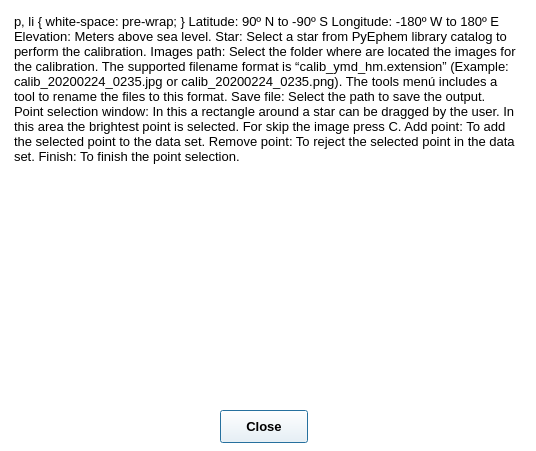
<?xml version="1.0" encoding="UTF-8"?>
<ui version="4.0">
 <class>help_manual_2</class>
 <widget class="QDialog" name="help_manual_2">
  <property name="geometry">
   <rect>
    <x>0</x>
    <y>0</y>
    <width>536</width>
    <height>451</height>
   </rect>
  </property>
  <property name="font">
   <font>
    <family>Arial</family>
   </font>
  </property>
  <property name="windowTitle">
   <string>Identify star (manual mode) - Help</string>
  </property>
  <property name="styleSheet">
   <string notr="true">background-color: rgb(255, 255, 255)</string>
  </property>
  <widget class="QTextBrowser" name="help_manual">
   <property name="geometry">
    <rect>
     <x>10</x>
     <y>10</y>
     <width>511</width>
     <height>391</height>
    </rect>
   </property>
   <property name="font">
    <font>
     <family>Arial</family>
     <pointsize>10</pointsize>
    </font>
   </property>
   <property name="frameShape">
    <enum>QFrame::NoFrame</enum>
   </property>
   <property name="frameShadow">
    <enum>QFrame::Plain</enum>
   </property>
   <property name="lineWidth">
    <number>0</number>
   </property>
   <property name="html">
    <string>&lt;!DOCTYPE HTML PUBLIC &quot;-//W3C//DTD HTML 4.0//EN&quot; &quot;http://www.w3.org/TR/REC-html40/strict.dtd&quot;&gt;
&lt;html&gt;&lt;head&gt;&lt;meta name=&quot;qrichtext&quot; content=&quot;1&quot; /&gt;&lt;style type=&quot;text/css&quot;&gt;
p, li { white-space: pre-wrap; }
&lt;/style&gt;&lt;/head&gt;&lt;body style=&quot; font-family:'Arial'; font-size:10pt; font-weight:400; font-style:normal;&quot;&gt;
&lt;p style=&quot; margin-top:0px; margin-bottom:0px; margin-left:0px; margin-right:0px; -qt-block-indent:0; text-indent:0px;&quot;&gt;&lt;span style=&quot; font-weight:600;&quot;&gt;Latitude: &lt;/span&gt;90º N to -90º S&lt;/p&gt;
&lt;p style=&quot;-qt-paragraph-type:empty; margin-top:0px; margin-bottom:0px; margin-left:0px; margin-right:0px; -qt-block-indent:0; text-indent:0px;&quot;&gt;&lt;br /&gt;&lt;/p&gt;
&lt;p style=&quot; margin-top:0px; margin-bottom:0px; margin-left:0px; margin-right:0px; -qt-block-indent:0; text-indent:0px;&quot;&gt;&lt;span style=&quot; font-weight:600;&quot;&gt;Longitude:&lt;/span&gt; -180º W to 180º E&lt;/p&gt;
&lt;p style=&quot;-qt-paragraph-type:empty; margin-top:0px; margin-bottom:0px; margin-left:0px; margin-right:0px; -qt-block-indent:0; text-indent:0px;&quot;&gt;&lt;br /&gt;&lt;/p&gt;
&lt;p style=&quot; margin-top:0px; margin-bottom:0px; margin-left:0px; margin-right:0px; -qt-block-indent:0; text-indent:0px;&quot;&gt;&lt;span style=&quot; font-weight:600;&quot;&gt;Elevation:&lt;/span&gt; Meters above sea level.&lt;/p&gt;
&lt;p style=&quot;-qt-paragraph-type:empty; margin-top:0px; margin-bottom:0px; margin-left:0px; margin-right:0px; -qt-block-indent:0; text-indent:0px;&quot;&gt;&lt;br /&gt;&lt;/p&gt;
&lt;p style=&quot; margin-top:0px; margin-bottom:0px; margin-left:0px; margin-right:0px; -qt-block-indent:0; text-indent:0px;&quot;&gt;&lt;span style=&quot; font-weight:600;&quot;&gt;Star:&lt;/span&gt; Select a star from PyEphem library catalog to perform the calibration.&lt;/p&gt;
&lt;p style=&quot;-qt-paragraph-type:empty; margin-top:0px; margin-bottom:0px; margin-left:0px; margin-right:0px; -qt-block-indent:0; text-indent:0px;&quot;&gt;&lt;br /&gt;&lt;/p&gt;
&lt;p style=&quot; margin-top:0px; margin-bottom:0px; margin-left:0px; margin-right:0px; -qt-block-indent:0; text-indent:0px;&quot;&gt;&lt;span style=&quot; font-weight:600;&quot;&gt;Images path:&lt;/span&gt; Select the folder where are located the images for the calibration. The supported filename format is “calib_ymd_hm.extension” (Example: calib_20200224_0235.jpg or calib_20200224_0235.png). The tools menú includes a tool to rename the files to this format.&lt;/p&gt;
&lt;p style=&quot;-qt-paragraph-type:empty; margin-top:0px; margin-bottom:0px; margin-left:0px; margin-right:0px; -qt-block-indent:0; text-indent:0px;&quot;&gt;&lt;br /&gt;&lt;/p&gt;
&lt;p style=&quot; margin-top:0px; margin-bottom:0px; margin-left:0px; margin-right:0px; -qt-block-indent:0; text-indent:0px;&quot;&gt;&lt;span style=&quot; font-weight:600;&quot;&gt;Save file:&lt;/span&gt; Select the path to save the output.&lt;/p&gt;
&lt;p style=&quot;-qt-paragraph-type:empty; margin-top:0px; margin-bottom:0px; margin-left:0px; margin-right:0px; -qt-block-indent:0; text-indent:0px;&quot;&gt;&lt;br /&gt;&lt;/p&gt;
&lt;p style=&quot; margin-top:0px; margin-bottom:0px; margin-left:0px; margin-right:0px; -qt-block-indent:0; text-indent:0px;&quot;&gt;&lt;span style=&quot; font-weight:600;&quot;&gt;Point selection window:&lt;/span&gt; In this a rectangle around a star can be dragged by the user. In this area the brightest point is selected. For skip the image press C.&lt;/p&gt;
&lt;p style=&quot;-qt-paragraph-type:empty; margin-top:0px; margin-bottom:0px; margin-left:0px; margin-right:0px; -qt-block-indent:0; text-indent:0px;&quot;&gt;&lt;br /&gt;&lt;/p&gt;
&lt;p style=&quot; margin-top:0px; margin-bottom:0px; margin-left:0px; margin-right:0px; -qt-block-indent:0; text-indent:0px;&quot;&gt;&lt;span style=&quot; font-weight:600;&quot;&gt;Add point:&lt;/span&gt; To add the selected point to the data set.&lt;/p&gt;
&lt;p style=&quot;-qt-paragraph-type:empty; margin-top:0px; margin-bottom:0px; margin-left:0px; margin-right:0px; -qt-block-indent:0; text-indent:0px;&quot;&gt;&lt;br /&gt;&lt;/p&gt;
&lt;p style=&quot; margin-top:0px; margin-bottom:0px; margin-left:0px; margin-right:0px; -qt-block-indent:0; text-indent:0px;&quot;&gt;&lt;span style=&quot; font-weight:600;&quot;&gt;Remove point:&lt;/span&gt; To reject the selected point in the data set.&lt;/p&gt;
&lt;p style=&quot;-qt-paragraph-type:empty; margin-top:0px; margin-bottom:0px; margin-left:0px; margin-right:0px; -qt-block-indent:0; text-indent:0px;&quot;&gt;&lt;br /&gt;&lt;/p&gt;
&lt;p style=&quot; margin-top:0px; margin-bottom:0px; margin-left:0px; margin-right:0px; -qt-block-indent:0; text-indent:0px;&quot;&gt;&lt;span style=&quot; font-weight:600;&quot;&gt;Finish:&lt;/span&gt; To finish the point selection.&lt;/p&gt;&lt;/body&gt;&lt;/html&gt;</string>
   </property>
  </widget>
  <widget class="QPushButton" name="close_btn">
   <property name="geometry">
    <rect>
     <x>220</x>
     <y>410</y>
     <width>88</width>
     <height>33</height>
    </rect>
   </property>
   <property name="font">
    <font>
     <pointsize>10</pointsize>
     <weight>75</weight>
     <bold>true</bold>
    </font>
   </property>
   <property name="text">
    <string>Close</string>
   </property>
  </widget>
 </widget>
 <resources>
  <include location="../img/resource.qrc"/>
 </resources>
 <connections/>
</ui>
